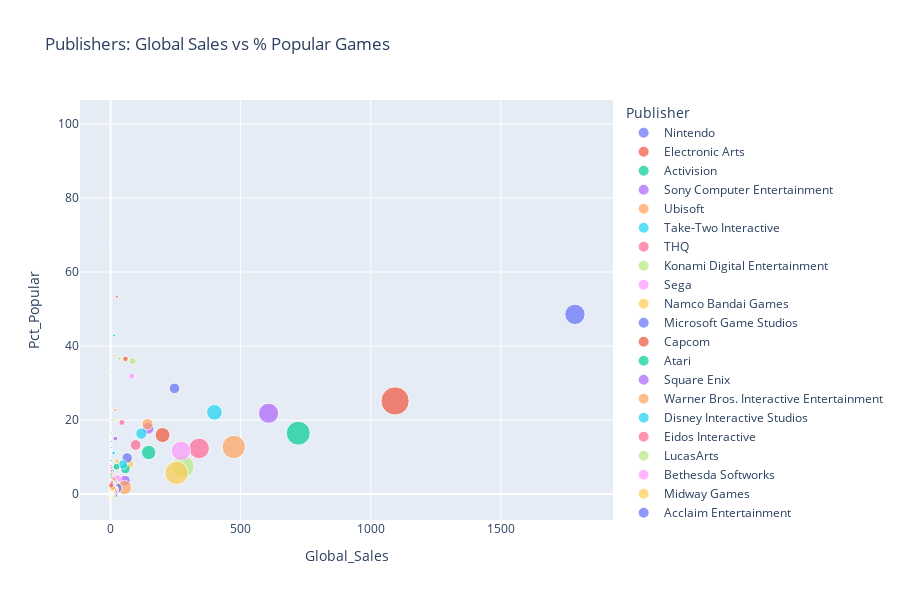

Notebook code for this chart:
### Code cell
# Do top publishers produce more popular games than smaller ones?
# (Scatter plot: Publisher vs % Popular games)

# 1. Count total games & how many are popular per publisher
publisher_stats = (
    vgsales.groupby(['Publisher', 'is_popular'])
    .size()
    .unstack(fill_value=0)
    .reset_index()
)

# 2. Rename columns for clarity
publisher_stats.columns = ['Publisher', 'Not_Popular', 'Popular']

# 3. Add total games + % popular
publisher_stats['Total_Games'] = publisher_stats['Not_Popular'] + publisher_stats['Popular']
publisher_stats['Pct_Popular'] = (publisher_stats['Popular'] / publisher_stats['Total_Games']) * 100

# 4. Merge with total Global Sales per publisher
publisher_sales = vgsales.groupby('Publisher')['Global_Sales'].sum().reset_index()
publisher_stats = publisher_stats.merge(publisher_sales, on='Publisher')

# 5. Sort by Global Sales (optional)
publisher_stats = publisher_stats.sort_values(by='Global_Sales', ascending=False)

publisher_stats.head(10)  # show top 10 publishers

px.scatter(
    publisher_stats,
    x='Global_Sales',
    y='Pct_Popular',
    size='Total_Games',
    color='Publisher',
    hover_name='Publisher',
    title='Publishers: Global Sales vs % Popular Games',
    height=600
)
